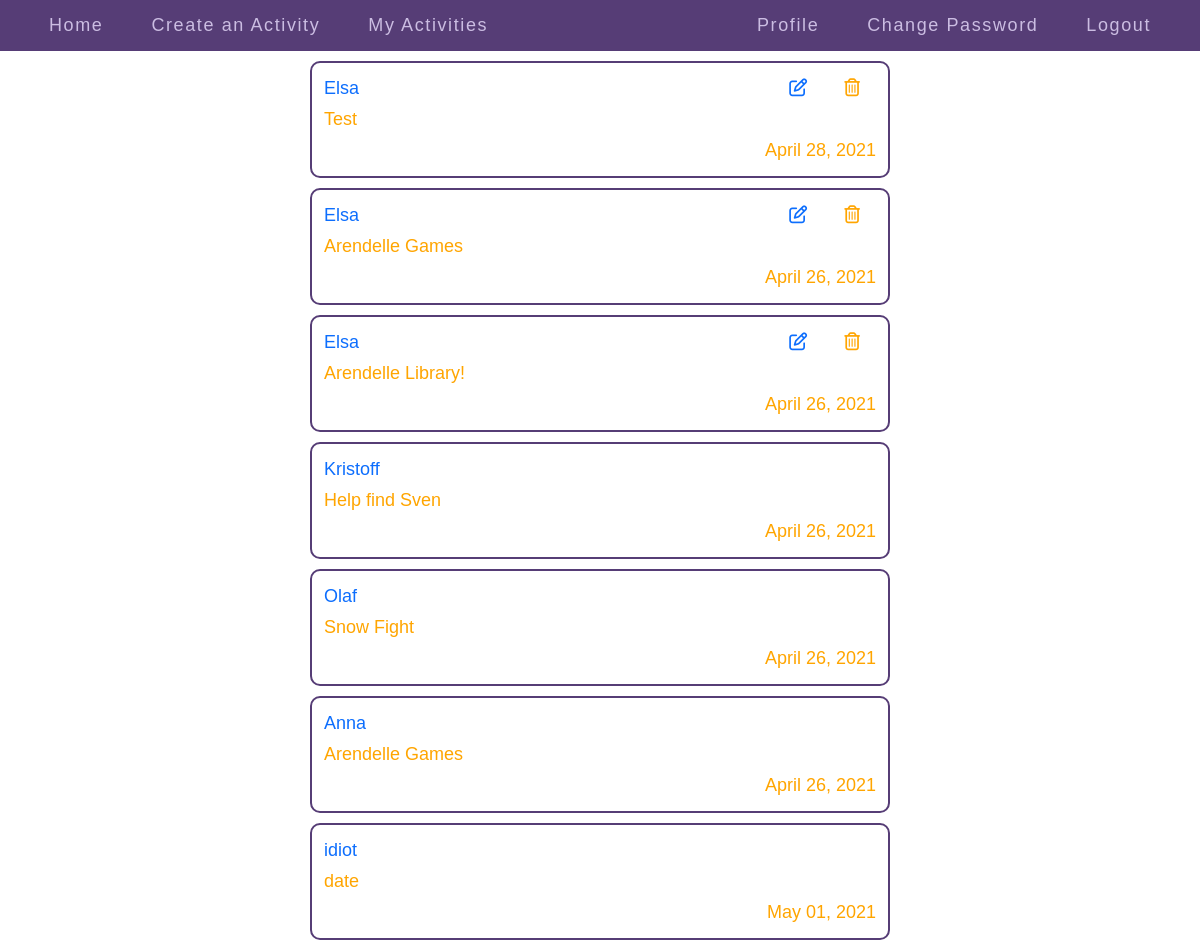
The app's page /my-activities/ (signed in) with its own data.
### meet/models.py (models this page shows, shortened)
class Activity(models.Model):
    user = models.ForeignKey(User, on_delete=models.CASCADE, related_name="activities")
    title = models.CharField(max_length=128)
    description = models.TextField()
    time = models.DateTimeField(default=timezone.now)

### meet/views.py (the view)
# urls.py: path("my-activities/", views.myactivities, name="my_activities"),
@login_required(login_url='/')
def myactivities(request):
    deleted = Deleted.objects.all()
    deleted_list= []
    deleted_list_temp = []
    for x in deleted:
        deleted_list_temp.append(x.activity)
    joined = Joining.objects.filter(user=request.user).all()
    joined_list = []
    joined_list_temp = []
    for x in joined:
        joined_list_temp.append(x.activity)
    for a in joined:
        if a.activity not in deleted_list_temp:
            joined_list.append(a.activity)
    return render(request, "meet/myactivities.html", {
    "activities": joined_list
    })

### meet/templates/meet/myactivities.html (shortened to what this page needs)
{% extends "meet/layout.html" %}
{% load static %}
{% block body %}
  <div class="index_page">
    {% for activity in activities %}
      <div class="indexpage_activity" data-id={{ activity.id }}>
        {% if activity.user == request.user %}
          <div class="fontawesome_icons">
            <a href="{% url 'edit_activity' activity.id %}"><i class="far fa-edit fontawesome_edit fontawesome_common"></i></a>
            <i data-id={{ activity.id }} class="far fa-trash-alt fontawesome_delete fontawesome_common"></i>
          </div>
        {% endif %}
        <div>
          <a href="{% url 'user_profile' activity.user.username %}">{{ activity.user.username }}</a>
        </div>
        <div>
          {{ activity.title }}
        </div>
        <div class="indexpage_posted_on">
          {{ activity.time|date:"F d, Y" }}
        </div>
      </div>
    {% endfor %}
  </div>
{% endblock %}

### meet/static/meet/styles.css (style rules this page uses)
* { font-family: Arial, sans-serif; }
html, body { padding: 0; margin: 0; }
.form_register, .form_update, .password_forms, .activity_form, .index_page { width: 75%; min-width: 300px; max-width: 600px; }
.index_page { margin: auto; }
.index_page > * { margin: 10px; }
.indexpage_activity > * { margin: 2px; }
.indexpage_activity { border: 2px solid #563d76; color: orange; display: flex; flex-direction: column; padding: 10px; border-radius: 10px; font-size: 18px; position: relative; }
.indexpage_activity .indexpage_posted_on { align-self: flex-end; }
.fontawesome_icons { position: absolute; top: 10px; right: 10px; }
.fontawesome_common { display: inline-block; padding: 4px; margin: 0 12px; }
.indexpage_activity a { text-decoration: none; }

### records on screen
Activity: user.username "Elsa", title "Test", time "April 28, 2021"
Activity: user.username "Elsa", title "Arendelle Games", time "April 26, 2021"
Activity: user.username "Elsa", title "Arendelle Library!", time "April 26, 2021"
Activity: user.username "Kristoff", title "Help find Sven", time "April 26, 2021"
Activity: user.username "Olaf", title "Snow Fight", time "April 26, 2021"
Activity: user.username "Anna", title "Arendelle Games", time "April 26, 2021"
Activity: user.username "idiot", title "date", time "May 01, 2021"
